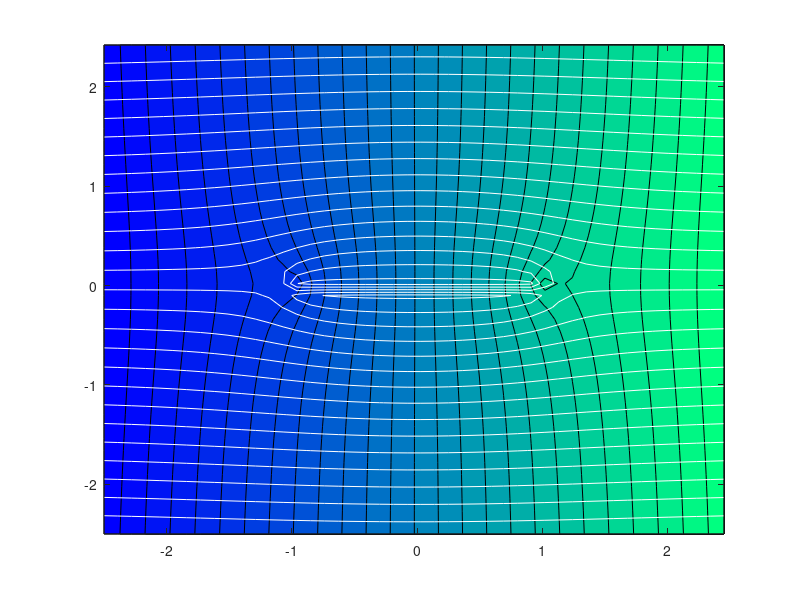

This chart was generated by the following MATLAB code:
U = 1;         
Q = 1;           
xmin = -2.5;       
xmax = 2.5;        
dx = .11;         
ymin = -2.5;        
ymax = 2.5;         
dy = .12;         

gcontf = 25;               
gcont = 25;                                      
gstream = 1;                

zstart = xmin + i*(ymin+(ymax-ymin)*[0.1:0.1:1]);
zstart = [zstart xmin-i*0.001];

z0=1+i*0;
[x,y] = meshgrid ([xmin:dx:xmax],[ymin:dy:ymax]);  
z = x+i*y; 
Phi = U*z + (Q/(pi+pi))*[log(z+z0)-log(z-z0)];   
      

if gcontf
    colormap(winter);  
    contourf (x,y,real(Phi),gcontf);
end
hold on;
if gcont contour (x,y,imag(Phi),gcont,'w'); end
